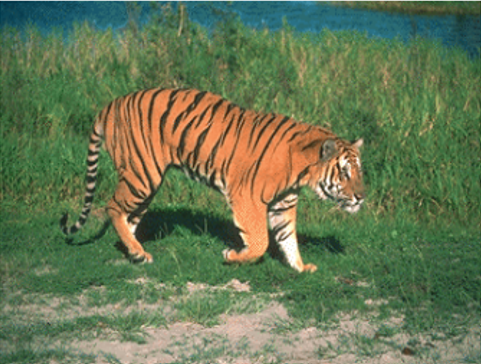
#> input picture experiment5/origin.png, 481 x 364 px, found by its file name
$ python '边缘检测.py'   (older library calls are emulated)
#> lines starting #> are read from the running program, lines starting #| are printed output that depends on the picture; after the words box and inside, x2 and y2 are one past the last pixel; in counts of white or black regions, pixels touching at a corner belong together
import cv2
import numpy as np

def edge_detection(input_image_path, output_canny_path, output_log_path):
    # 1. 读取图像
#> called with input_image_path = 'F:/DIP/experiment5/origin.png', output_canny_path = 'F:/DIP/experiment5/cannydege.png', output_log_path = 'F:/DIP/experiment5/LOGdege.png'
    image = cv2.imread(input_image_path, cv2.IMREAD_GRAYSCALE)
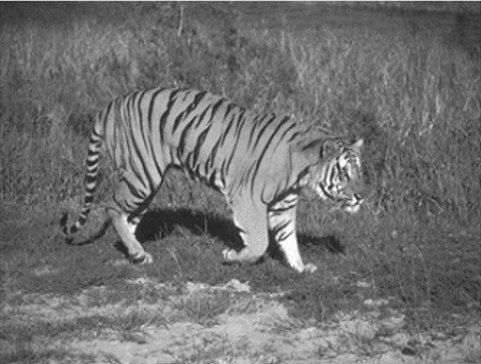
#> image: shape (364, 481); min 28, max 255, mean 112.8
    if image is None:
        print(f"Error: Unable to read the image at {input_image_path}")
        return

    # 2. 自适应直方图均衡化（CLAHE）降噪
    clahe = cv2.createCLAHE(clipLimit=1.5, tileGridSize=(6, 6))
    equalized_image = clahe.apply(image)
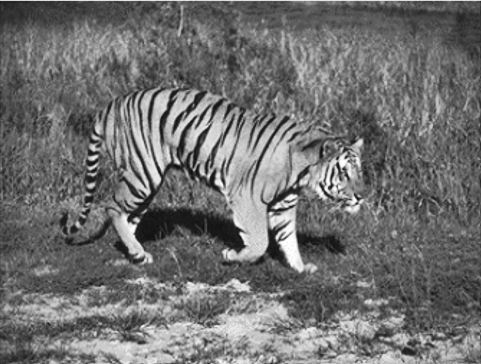
#> equalized_image: shape (364, 481); min 14, max 255, mean 112.4

    # 3. 使用Canny算子进行边缘检测
    # 首先进行高斯滤波以减少噪声
    blurred_image = cv2.GaussianBlur(equalized_image, (5, 5), 2.0)
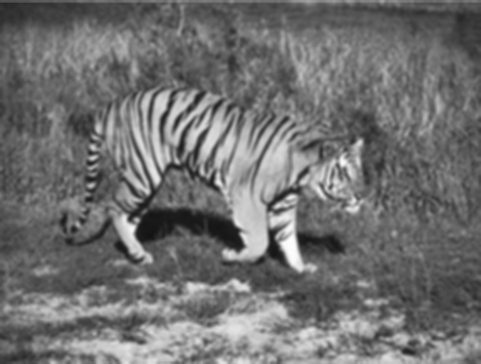
#> blurred_image: shape (364, 481); min 19, max 253, mean 112.3
    # 使用Canny进行边缘检测
    canny_edges = cv2.Canny(blurred_image, threshold1=50, threshold2=250)
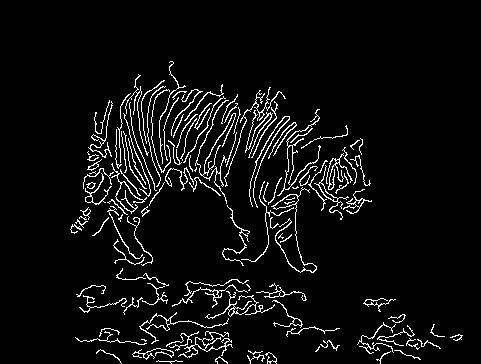
#> canny_edges: shape (364, 481); 5.5% white in thin lines or dots, all inside (x1, y1, x2, y2) = (70, 61, 463, 364)

    # 使用高斯-拉普拉斯（LoG）进行边缘检测
    # 先进行高斯模糊，再去噪，然后计算拉普拉斯
    log_blurred_image = cv2.GaussianBlur(equalized_image, (5, 5), 1.4)
    log_denoised_image = cv2.fastNlMeansDenoising(log_blurred_image, None, 30, 7, 21)
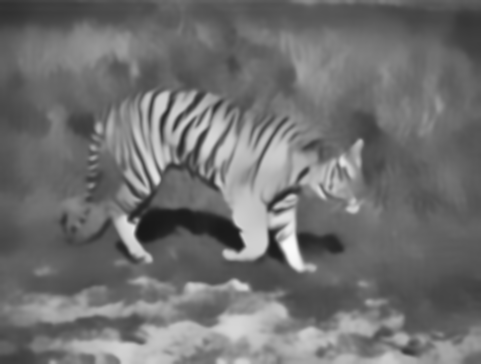
#> log_denoised_image: shape (364, 481); min 24, max 250, mean 112.1
    log_edges = cv2.Laplacian(log_denoised_image, cv2.CV_64F)
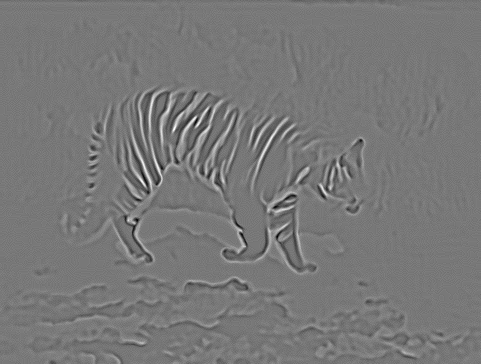
#> log_edges: shape (364, 481) float64; min -40, max 45, mean 0; drawn with min black and max white
    log_edges = cv2.convertScaleAbs(log_edges, alpha=2.0, beta=50)  # 调整对比度和亮度以减少图像过暗的问题
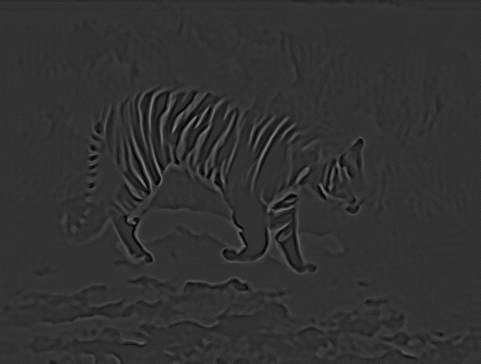
#> log_edges: shape (364, 481); min 0, max 140, mean 50


    # 5. 保存结果到指定路径
    cv2.imwrite(output_canny_path, canny_edges)
    cv2.imwrite(output_log_path, log_edges)

    print(f"Canny edges saved at: {output_canny_path}")
    print(f"LoG edges saved at: {output_log_path}")

# 示例用法
input_image_path = 'F:/DIP/experiment5/origin.png'  # 替换为你的输入图像路径
output_canny_path = 'F:/DIP/experiment5/cannydege.png'  # Canny边缘检测结果保存路径
output_log_path = 'F:/DIP/experiment5/LOGdege.png'  # LoG边缘检测结果保存路径

edge_detection(input_image_path, output_canny_path, output_log_path)
